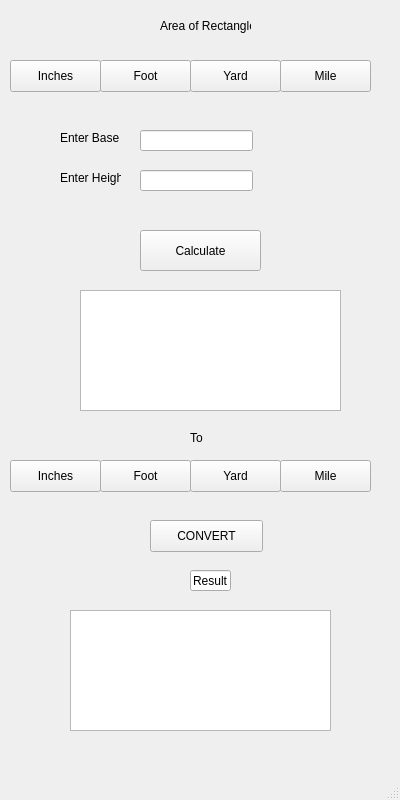
<?xml version="1.0" encoding="UTF-8"?>
<ui version="4.0">
 <class>MainWindow</class>
 <widget class="QMainWindow" name="MainWindow">
  <property name="geometry">
   <rect>
    <x>0</x>
    <y>0</y>
    <width>400</width>
    <height>800</height>
   </rect>
  </property>
  <property name="minimumSize">
   <size>
    <width>400</width>
    <height>800</height>
   </size>
  </property>
  <property name="maximumSize">
   <size>
    <width>400</width>
    <height>800</height>
   </size>
  </property>
  <property name="windowTitle">
   <string>MainWindow</string>
  </property>
  <widget class="QWidget" name="centralwidget">
   <widget class="QPushButton" name="footButton">
    <property name="geometry">
     <rect>
      <x>100</x>
      <y>60</y>
      <width>91</width>
      <height>32</height>
     </rect>
    </property>
    <property name="text">
     <string>Foot</string>
    </property>
   </widget>
   <widget class="QPushButton" name="yardButton">
    <property name="geometry">
     <rect>
      <x>190</x>
      <y>60</y>
      <width>91</width>
      <height>32</height>
     </rect>
    </property>
    <property name="text">
     <string>Yard</string>
    </property>
   </widget>
   <widget class="QPushButton" name="mileButton">
    <property name="geometry">
     <rect>
      <x>280</x>
      <y>60</y>
      <width>91</width>
      <height>32</height>
     </rect>
    </property>
    <property name="text">
     <string>Mile</string>
    </property>
   </widget>
   <widget class="QPushButton" name="inchesButton">
    <property name="geometry">
     <rect>
      <x>10</x>
      <y>60</y>
      <width>91</width>
      <height>32</height>
     </rect>
    </property>
    <property name="text">
     <string>Inches</string>
    </property>
   </widget>
   <widget class="QLineEdit" name="resultText">
    <property name="geometry">
     <rect>
      <x>190</x>
      <y>570</y>
      <width>41</width>
      <height>21</height>
     </rect>
    </property>
    <property name="text">
     <string>Result</string>
    </property>
   </widget>
   <widget class="QPushButton" name="convertButton">
    <property name="geometry">
     <rect>
      <x>150</x>
      <y>520</y>
      <width>113</width>
      <height>32</height>
     </rect>
    </property>
    <property name="text">
     <string>CONVERT</string>
    </property>
   </widget>
   <widget class="QPlainTextEdit" name="displayText">
    <property name="geometry">
     <rect>
      <x>70</x>
      <y>610</y>
      <width>261</width>
      <height>121</height>
     </rect>
    </property>
   </widget>
   <widget class="QLineEdit" name="userInput">
    <property name="geometry">
     <rect>
      <x>140</x>
      <y>130</y>
      <width>113</width>
      <height>21</height>
     </rect>
    </property>
   </widget>
   <widget class="QPushButton" name="footButton_2">
    <property name="geometry">
     <rect>
      <x>100</x>
      <y>460</y>
      <width>91</width>
      <height>32</height>
     </rect>
    </property>
    <property name="text">
     <string>Foot</string>
    </property>
   </widget>
   <widget class="QPushButton" name="yardButton_2">
    <property name="geometry">
     <rect>
      <x>190</x>
      <y>460</y>
      <width>91</width>
      <height>32</height>
     </rect>
    </property>
    <property name="text">
     <string>Yard</string>
    </property>
   </widget>
   <widget class="QPushButton" name="mileButton_2">
    <property name="geometry">
     <rect>
      <x>280</x>
      <y>460</y>
      <width>91</width>
      <height>32</height>
     </rect>
    </property>
    <property name="text">
     <string>Mile</string>
    </property>
   </widget>
   <widget class="QPushButton" name="inchesButton_2">
    <property name="geometry">
     <rect>
      <x>10</x>
      <y>460</y>
      <width>91</width>
      <height>32</height>
     </rect>
    </property>
    <property name="text">
     <string>Inches</string>
    </property>
   </widget>
   <widget class="QLabel" name="label">
    <property name="geometry">
     <rect>
      <x>160</x>
      <y>0</y>
      <width>91</width>
      <height>51</height>
     </rect>
    </property>
    <property name="text">
     <string>Area of Rectangle</string>
    </property>
   </widget>
   <widget class="QLabel" name="label_2">
    <property name="geometry">
     <rect>
      <x>60</x>
      <y>130</y>
      <width>61</width>
      <height>16</height>
     </rect>
    </property>
    <property name="text">
     <string>Enter Base</string>
    </property>
   </widget>
   <widget class="QLabel" name="label_3">
    <property name="geometry">
     <rect>
      <x>60</x>
      <y>170</y>
      <width>61</width>
      <height>16</height>
     </rect>
    </property>
    <property name="text">
     <string>Enter Height</string>
    </property>
   </widget>
   <widget class="QLineEdit" name="userInput_2">
    <property name="geometry">
     <rect>
      <x>140</x>
      <y>170</y>
      <width>113</width>
      <height>21</height>
     </rect>
    </property>
   </widget>
   <widget class="QPlainTextEdit" name="displayText_2">
    <property name="geometry">
     <rect>
      <x>80</x>
      <y>290</y>
      <width>261</width>
      <height>121</height>
     </rect>
    </property>
   </widget>
   <widget class="QPushButton" name="calcButton">
    <property name="geometry">
     <rect>
      <x>140</x>
      <y>230</y>
      <width>121</width>
      <height>41</height>
     </rect>
    </property>
    <property name="text">
     <string>Calculate</string>
    </property>
   </widget>
   <widget class="QLabel" name="label_4">
    <property name="geometry">
     <rect>
      <x>190</x>
      <y>430</y>
      <width>21</width>
      <height>16</height>
     </rect>
    </property>
    <property name="text">
     <string>To</string>
    </property>
   </widget>
  </widget>
  <widget class="QMenuBar" name="menubar">
   <property name="geometry">
    <rect>
     <x>0</x>
     <y>0</y>
     <width>400</width>
     <height>21</height>
    </rect>
   </property>
  </widget>
  <widget class="QStatusBar" name="statusbar"/>
 </widget>
 <resources/>
 <connections/>
</ui>
